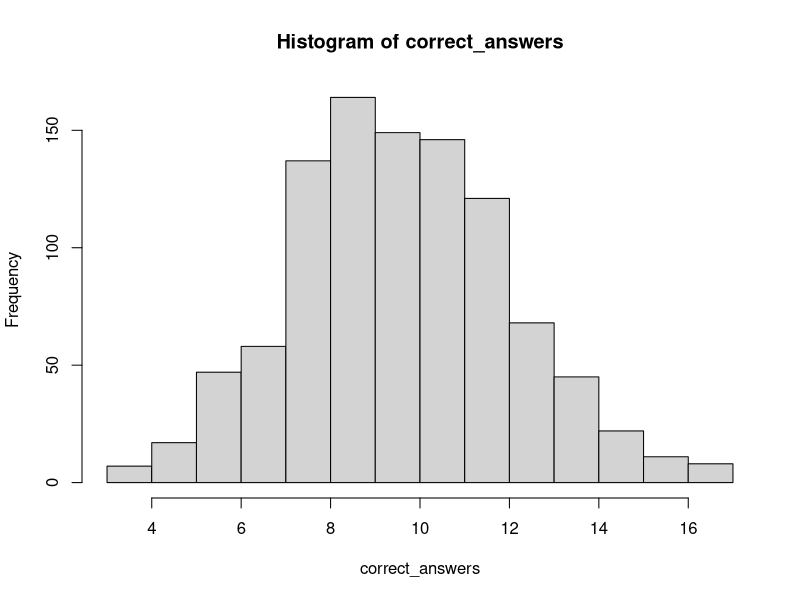
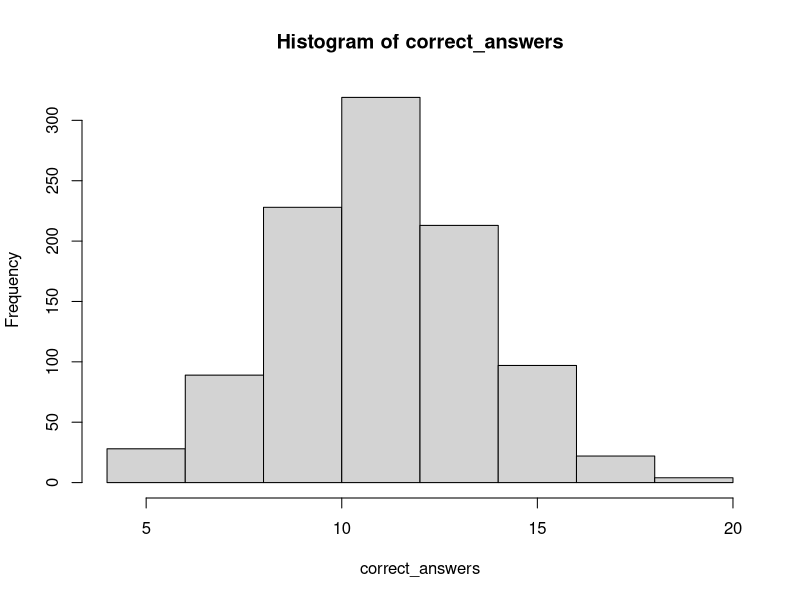
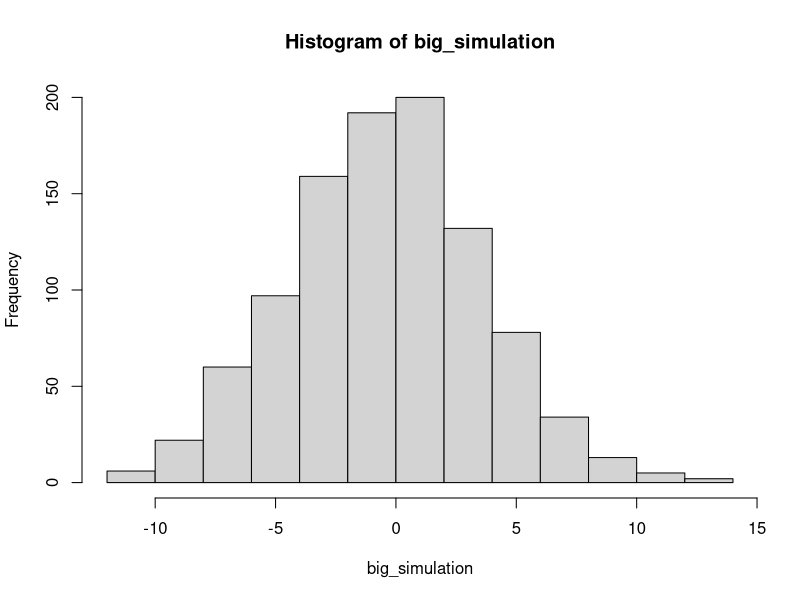
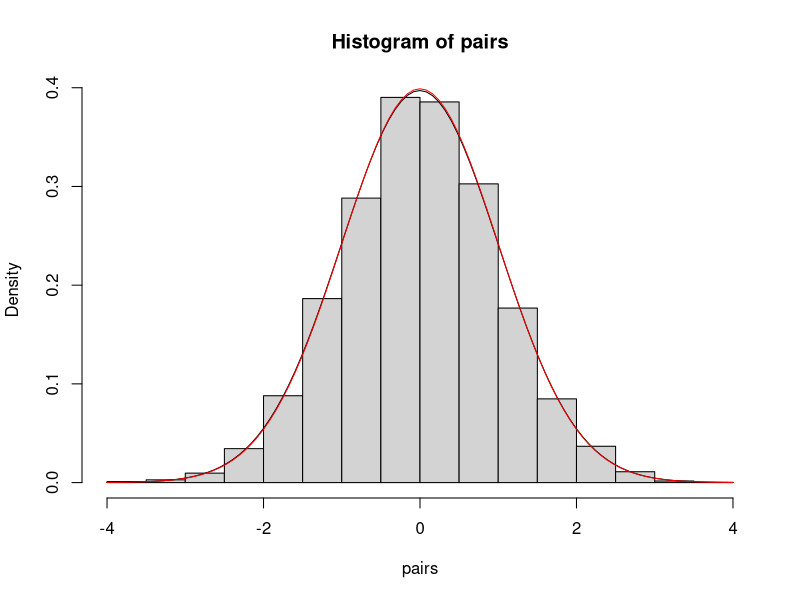
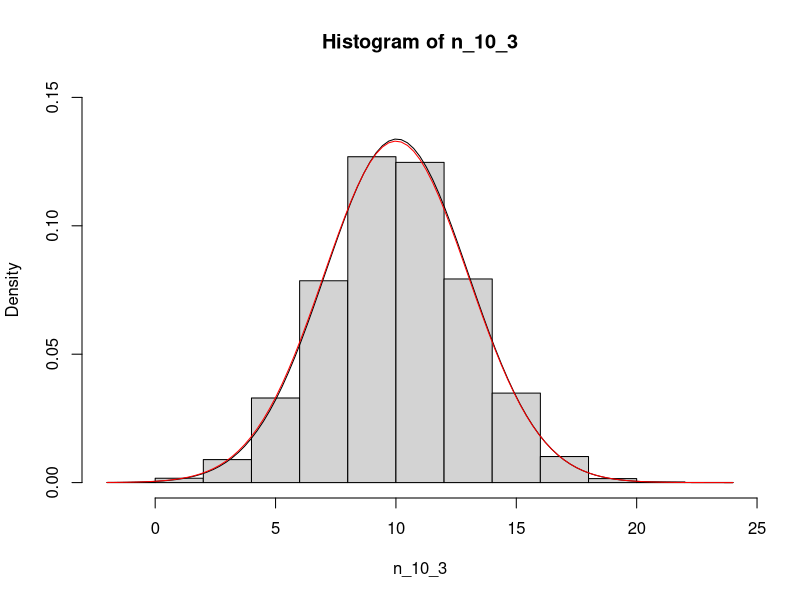
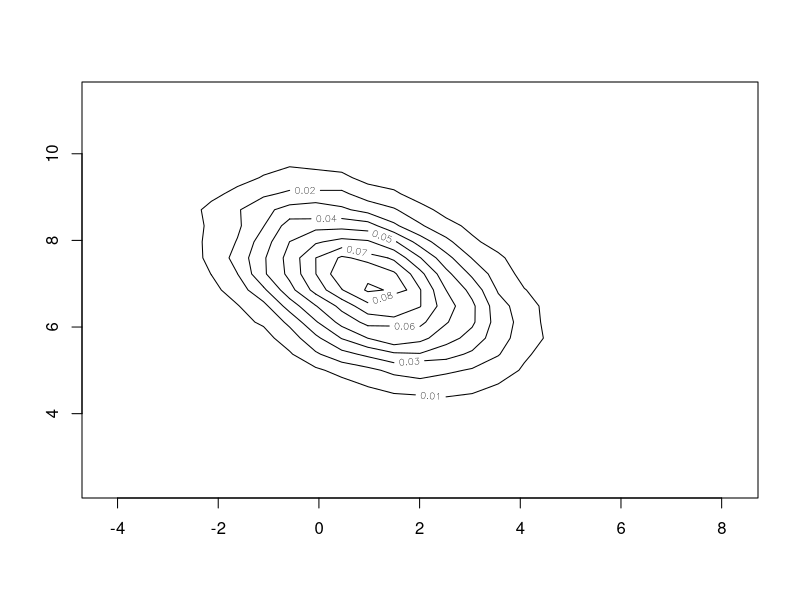

Source code (R) for these figures, in order:
# Ciarán Ó hAoláin - 17309103

# Q1
## (a)
matrix(t(sapply(c(2, 1, 3, 7, 6), function(a)
  a ** seq(0, 3))), ncol = 4)

## (b)
powermat <- function (x, m) {
  matrix(t(sapply(x, function(a)
    a ** seq(0, m - 1))), ncol = m)
}
powermat(c(2, 1, 3, 7, 6), 4)

## (c)
powermat(c(1, 2, 3, 4, 0), 5)

# Q2
y <- c(rnorm(10, mean = 20, sd = 3), rnorm(10, mean = 10, sd = 3))
x <- gl(2, 10)
X <- model.matrix( ~ x)

## (a)
beta.hat <- solve(t(X) %*% X) %*% t(X) %*% y
beta.hat
coef(lm(y ~ x))
# These are identical

## (b)
rms <-
  (t(y) %*% y - t(y) %*% X %*% beta.hat
   - (t(beta.hat) %*% t(X) %*% y)
   + (t(beta.hat) %*% t(X) %*% X %*% beta.hat)) / 18
rms
anova(lm(y ~ x))$"Mean Sq"[2]
# These are identical

## (c)
H <- solve(t(X) %*% X) * as.numeric(rms)
standard_error <- sqrt(diag(H))
standard_error
summary(lm(y ~ x))$coef[, 2]
# These are identical

# Q3
## (a)
correct_answers <- c(rbinom(1, 20, .25), rbinom(1, 10, .5))
# correct_answers
sum(correct_answers)
# 5 + 5 = 10 correct answers

## (b)
prob_passed <- function(correct_answers) {
  length(Filter(function(x)
    x >= 12, correct_answers)) / length(correct_answers)
}


n <- 1000
correct_answers <-
  replicate(n, c(rbinom(1, 20, .25) + rbinom(1, 10, .5)))
prob_passed(correct_answers)
hist(correct_answers)
# 27.114%

## (c)
correct_answers <-
  replicate(n, c(rbinom(1, 20, .33) + rbinom(1, 10, .5)))
prob_passed(correct_answers)
hist(correct_answers)
# 50%

## (d)
grade <- function(is_corrects,
                  correct_grade,
                  incorrect_grade) {
  sapply(is_corrects, function (is_correct)
    ifelse(is_correct == 1, correct_grade, incorrect_grade))
}
sim_scores <- function() {
  first_section <- replicate(20, sample(c(0, 0, 0, 1), 1))
  second_section <- replicate(10, sample(c(0, 1), 1))
  # Grade it
  grades <-
    c(grade(first_section, 1,-1 / 3), grade(second_section, 1,-1))
  return (grades)
}
sum(sim_scores())

big_simulation <- replicate(1000, sum(sim_scores()))
prob_passed(big_simulation)
hist(big_simulation)
# 0.2294%

# Q4
## (a)
mcInt <- function(g, a, b, n = 10000) {
  u <- runif(n, a, b)
  return(mean(g(u)) * (b - a))
  
}

answer <- mcInt(function (x)
  x ^ 2, 1, 3)
# 8.65834
actual <- 8 + 2 / 3
error <- abs(answer - actual)
# 0.0492

## (b)
answer <- mcInt(function (x)
  exp(x), 1, pi)
# 20.52548
actual <- 20.422
error <- abs(answer - actual)
# 0.0024

## (c)
mcIntExp <- function (g, n = 10000) {
  x <- rexp(n)
  mean(g(x) / dexp(x))
}
g <- function(x)
  exp(-1 * x ** 3)
answer <- mcIntExp(g)
# 0.89664
actual <- 0.89298
error <- abs(answer - actual)
# 0.0037

## (d)
answer <- mcInt(function (x)
  (1 / sqrt(2 * pi)) * exp(-(x ** 2) / 2), 0, 1)
# 0.34152
actual <- 0.341345
error <- abs(answer - actual)
# 0.0002

# Q5
## (a)
set.seed(17309103)

## (b)
box_muller <- function (npairs) {
  gen_pair <- function () {
    u <- runif(2)
    theta <- 2 * pi * u[1]
    R <- sqrt(2 * (-log(u[2])))
    return(c(R * cos(theta), R * sin(theta)))
  }
  return(replicate(npairs, gen_pair()))
}
pairs <- box_muller(5000)
length(pairs)

## (c)
mu <- mean(pairs)
sigma <- sd(pairs)
hist(pairs, freq = FALSE)
curve(dnorm(x, mu, sigma), add = TRUE)
curve(dnorm(x), add = TRUE, col = "red")

## (d)
n_10_3 <- box_muller(5000) * 3 + 10
mu <- mean(n_10_3)
sigma <- sd(n_10_3)
hist(n_10_3, freq = FALSE, ylim = c(0, .15))
curve(dnorm(x, mu, sigma), add = TRUE)
curve(dnorm(x, 10, 3), add = TRUE, col = "red")

## (e)
### i.
biv <- matrix(replicate(10000, box_muller(1)),
              nrow = 2,
              ncol = 10000)
nrow(biv)
ncol(biv)

### ii.
SIGMA <- matrix(c(2, -1, -1, 2), nrow = 2)
SIGMA

### iii.
SIG12 <- chol(SIGMA)

### iv.
MU <- c(1, 7)

### v.
BIV <- MU + SIG12 %*% biv
nrow(BIV)
ncol(BIV)

### vi.
require(MASS)
contour(kde2d(BIV[1, ], BIV[2, ]))
